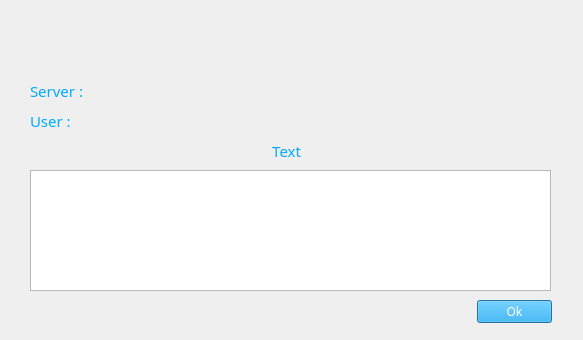
<?xml version="1.0" encoding="UTF-8"?>
<ui version="4.0">
 <class>MailDialog</class>
 <widget class="QDialog" name="MailDialog">
  <property name="geometry">
   <rect>
    <x>0</x>
    <y>0</y>
    <width>583</width>
    <height>340</height>
   </rect>
  </property>
  <property name="minimumSize">
   <size>
    <width>583</width>
    <height>340</height>
   </size>
  </property>
  <property name="maximumSize">
   <size>
    <width>583</width>
    <height>340</height>
   </size>
  </property>
  <property name="windowTitle">
   <string>Dialog</string>
  </property>
  <widget class="QLabel" name="label">
   <property name="geometry">
    <rect>
     <x>264</x>
     <y>10</y>
     <width>51</width>
     <height>51</height>
    </rect>
   </property>
   <property name="text">
    <string/>
   </property>
   <property name="pixmap">
    <pixmap resource="imgMail.qrc">:/OIPfonfoOk.png</pixmap>
   </property>
   <property name="scaledContents">
    <bool>true</bool>
   </property>
   <property name="alignment">
    <set>Qt::AlignCenter</set>
   </property>
  </widget>
  <widget class="QLabel" name="lblServer">
   <property name="geometry">
    <rect>
     <x>30</x>
     <y>80</y>
     <width>61</width>
     <height>21</height>
    </rect>
   </property>
   <property name="font">
    <font>
     <family>Bahnschrift</family>
     <pointsize>11</pointsize>
    </font>
   </property>
   <property name="styleSheet">
    <string notr="true">color: rgb(0, 170, 255);</string>
   </property>
   <property name="text">
    <string>Server :</string>
   </property>
  </widget>
  <widget class="QLabel" name="lblUser">
   <property name="geometry">
    <rect>
     <x>30</x>
     <y>110</y>
     <width>41</width>
     <height>21</height>
    </rect>
   </property>
   <property name="font">
    <font>
     <family>Bahnschrift</family>
     <pointsize>11</pointsize>
    </font>
   </property>
   <property name="styleSheet">
    <string notr="true">color: rgb(0, 170, 255);</string>
   </property>
   <property name="text">
    <string>User :</string>
   </property>
  </widget>
  <widget class="QLabel" name="lblText">
   <property name="geometry">
    <rect>
     <x>270</x>
     <y>140</y>
     <width>41</width>
     <height>21</height>
    </rect>
   </property>
   <property name="font">
    <font>
     <family>Bahnschrift</family>
     <pointsize>11</pointsize>
    </font>
   </property>
   <property name="styleSheet">
    <string notr="true">color: rgb(0, 170, 255);</string>
   </property>
   <property name="text">
    <string>Text  </string>
   </property>
   <property name="alignment">
    <set>Qt::AlignCenter</set>
   </property>
  </widget>
  <widget class="QLabel" name="lblInServer">
   <property name="geometry">
    <rect>
     <x>100</x>
     <y>80</y>
     <width>191</width>
     <height>21</height>
    </rect>
   </property>
   <property name="font">
    <font>
     <family>Bahnschrift</family>
     <pointsize>11</pointsize>
    </font>
   </property>
   <property name="styleSheet">
    <string notr="true"/>
   </property>
   <property name="text">
    <string/>
   </property>
  </widget>
  <widget class="QLabel" name="lblInUser">
   <property name="geometry">
    <rect>
     <x>100</x>
     <y>110</y>
     <width>191</width>
     <height>21</height>
    </rect>
   </property>
   <property name="font">
    <font>
     <family>Bahnschrift</family>
     <pointsize>11</pointsize>
    </font>
   </property>
   <property name="text">
    <string/>
   </property>
  </widget>
  <widget class="QTextBrowser" name="txtBrwserText">
   <property name="geometry">
    <rect>
     <x>30</x>
     <y>170</y>
     <width>521</width>
     <height>121</height>
    </rect>
   </property>
   <property name="font">
    <font>
     <family>Bahnschrift</family>
     <pointsize>12</pointsize>
    </font>
   </property>
  </widget>
  <widget class="QPushButton" name="pshBtnOk">
   <property name="geometry">
    <rect>
     <x>477</x>
     <y>300</y>
     <width>75</width>
     <height>23</height>
    </rect>
   </property>
   <property name="font">
    <font>
     <family>Bahnschrift</family>
    </font>
   </property>
   <property name="styleSheet">
    <string notr="true">background-color: rgb(0, 170, 255);
color: rgb(255, 255, 255);</string>
   </property>
   <property name="text">
    <string>Ok</string>
   </property>
  </widget>
 </widget>
 <resources>
  <include location="imgMail.qrc"/>
 </resources>
 <connections/>
</ui>
